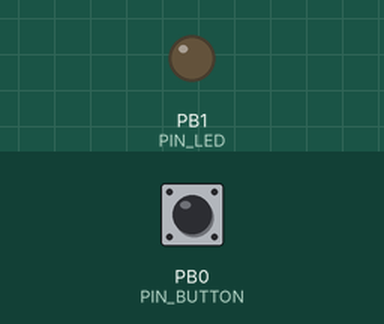
This program was run on a simulated ATtiny85, built with avr-gcc and run on an emulated ATtiny85. Shown: output pins drawn as LEDs (lit = HIGH). Inputs (shaded band) come from the test bench; at power-on: PB0 (PIN_BUTTON) HIGH. Sleep ends after the set time or at an interrupt.

Above: at 1.2 s.
1.3 s: PB0 (PIN_BUTTON) pulled LOW for 1 s
At 2.26 s:
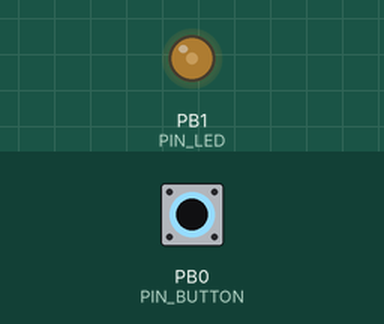
At 2.87 s:
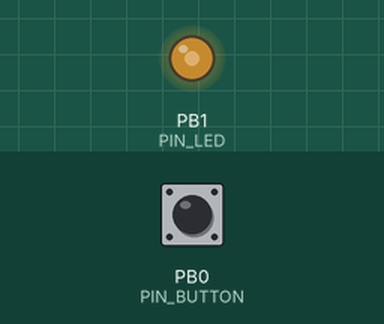
4.3 s: PB0 (PIN_BUTTON) pulled LOW for 0.15 s
At 4.45 s:
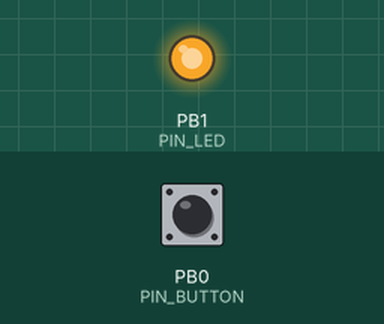
Timing chart, 0 to 13.3 s (numbered marks = the images above; inputs shaded):
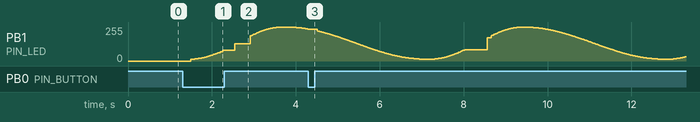

Measured:
- after the input at 1.3 s, PB1 (PIN_LED): rises from 0/255 to 254/255 in 2.1 s, then falls to 240/255 in 0.69 s

The program:

main.cpp
```cpp
#include <Arduino.h>
#include <avr/sleep.h>

#define PIN_LED 1
#define PIN_BUTTON 0
#define PCIE_BUTTON PCINT0
#define STOP_DELAY_MS 480000 // 8 min
#define LED_MIN_VALUE 15
#define LED_MAX_VALUE 255
#define INSPIRE_DIVIDER_START 2180 // 2.18s
#define INSPIRE_DIVIDER_END 4000 // 4s
#define EXPIRE_DIVIDER_START 3270 // 3.27s
#define EXPIRE_DIVIDER_END 6000 // 6s

enum emode {
  OFF, INSPIRE, EXPIRE
};

volatile bool g_buttonPressed = false;

ISR(PCINT0_vect) {
  if ( (PINB & _BV(PCIE_BUTTON)) == 0) {
    g_buttonPressed = true;
  }
}

void sleep() {
  GIMSK |= _BV(PCIE); // - Turns on pin change interrupts
  PCMSK |= _BV(PIN_BUTTON); // - Turns on interrupts on pins
  ADCSRA &= ~_BV(ADEN); // - Disable ADC, saves ~230uA
  sleep_mode(); // - Go to sleep

  //ADCSRA |= _BV(ADEN); // - Enable ADC
}

void setup()
{
  pinMode(PIN_LED, OUTPUT);
  pinMode(PIN_BUTTON, INPUT);
  digitalWrite(PIN_BUTTON, HIGH); // Enable pullup resistor

  set_sleep_mode(SLEEP_MODE_PWR_DOWN);
}

void loop()
{
  static emode g_mode = OFF;
  static unsigned long g_startTime = 0;
  static unsigned long g_changeTime = 0;
  static unsigned int g_previousLedValue = 0;

  unsigned int newLedValue;
  unsigned long timeValueSinceChange;
  unsigned long timeValueSinceStart;
  unsigned long pulseDivider;

  timeValueSinceChange = millis() - g_changeTime;
  timeValueSinceStart = millis() - g_startTime;

  if(g_buttonPressed) {
    g_buttonPressed = false;
    delay(200);
    if(digitalRead(PIN_BUTTON) == LOW) {
      if(g_mode == OFF) {
        g_mode = INSPIRE;
        g_previousLedValue = 0;
        g_startTime = millis();
        g_changeTime = g_startTime;
      } else {
        g_mode = OFF;
      }
    }
  }

  if(timeValueSinceStart > STOP_DELAY_MS) {
    g_mode = OFF;
  }

  switch(g_mode) {
    case INSPIRE:
      pulseDivider = timeValueSinceStart * (INSPIRE_DIVIDER_END - INSPIRE_DIVIDER_START) / STOP_DELAY_MS + INSPIRE_DIVIDER_START;
      newLedValue = sin( PI / pulseDivider * timeValueSinceChange - PI / 2 ) * (LED_MAX_VALUE - LED_MIN_VALUE)/2 + (LED_MAX_VALUE+LED_MIN_VALUE)/2;
      analogWrite(PIN_LED, newLedValue);

      if(newLedValue < g_previousLedValue) {
        g_mode = EXPIRE;
        g_changeTime = millis();
      }
      g_previousLedValue = (g_mode == EXPIRE) ? LED_MAX_VALUE : newLedValue;
    break;
    case EXPIRE:
      pulseDivider = timeValueSinceStart * (EXPIRE_DIVIDER_END - EXPIRE_DIVIDER_START) / STOP_DELAY_MS + EXPIRE_DIVIDER_START;
      newLedValue = sin( PI / pulseDivider * timeValueSinceChange + PI / 2 ) * (LED_MAX_VALUE - LED_MIN_VALUE)/2 + (LED_MAX_VALUE+LED_MIN_VALUE)/2;
      analogWrite(PIN_LED, newLedValue);

      if(newLedValue > g_previousLedValue) {
        g_mode = INSPIRE;
        g_changeTime = millis();
      }
      g_previousLedValue = (g_mode == INSPIRE) ? 0 : newLedValue;
    break;
    case OFF:
      analogWrite(PIN_LED, LOW);
      sleep();
    break;
  }
}
```
